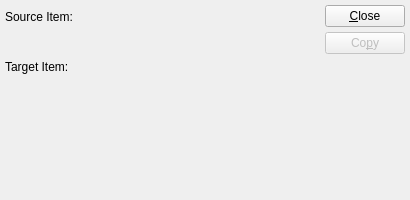
<ui version="4.0" >
 <author></author>
 <comment>This file is part of the xTuple ERP: PostBooks Edition, a free and
open source Enterprise Resource Planning software suite,
Copyright (c) 1999-2010 by OpenMFG LLC, d/b/a xTuple.
It is licensed to you under the Common Public Attribution License
version 1.0, the full text of which (including xTuple-specific Exhibits)
is available at www.xtuple.com/CPAL.  By using this software, you agree
to be bound by its terms.</comment>
 <exportmacro></exportmacro>
 <class>copyBOM</class>
 <widget class="QDialog" name="copyBOM" >
  <property name="geometry" >
   <rect>
    <x>0</x>
    <y>0</y>
    <width>410</width>
    <height>200</height>
   </rect>
  </property>
  <property name="windowTitle" >
   <string>Copy Bill of Materials</string>
  </property>
  <layout class="QVBoxLayout" >
   <property name="margin" >
    <number>5</number>
   </property>
   <property name="spacing" >
    <number>0</number>
   </property>
   <item>
    <layout class="QHBoxLayout" >
     <property name="margin" >
      <number>0</number>
     </property>
     <property name="spacing" >
      <number>3</number>
     </property>
     <item>
      <layout class="QVBoxLayout" >
       <property name="margin" >
        <number>0</number>
       </property>
       <property name="spacing" >
        <number>5</number>
       </property>
       <item>
        <layout class="QVBoxLayout" >
         <property name="margin" >
          <number>0</number>
         </property>
         <property name="spacing" >
          <number>0</number>
         </property>
         <item>
          <widget class="QLabel" name="_sourceItemLit" >
           <property name="text" >
            <string>Source Item:</string>
           </property>
          </widget>
         </item>
         <item>
          <widget class="ItemCluster" name="_source" />
         </item>
        </layout>
       </item>
       <item>
        <layout class="QVBoxLayout" >
         <property name="margin" >
          <number>0</number>
         </property>
         <property name="spacing" >
          <number>0</number>
         </property>
         <item>
          <widget class="QLabel" name="_targetItemLit" >
           <property name="text" >
            <string>Target Item:</string>
           </property>
          </widget>
         </item>
         <item>
          <widget class="ItemCluster" name="_target" />
         </item>
        </layout>
       </item>
      </layout>
     </item>
     <item>
      <spacer>
       <property name="orientation" >
        <enum>Qt::Horizontal</enum>
       </property>
       <property name="sizeType" >
        <enum>QSizePolicy::Expanding</enum>
       </property>
       <property name="sizeHint" >
        <size>
         <width>20</width>
         <height>20</height>
        </size>
       </property>
      </spacer>
     </item>
     <item>
      <layout class="QVBoxLayout" >
       <property name="margin" >
        <number>0</number>
       </property>
       <property name="spacing" >
        <number>5</number>
       </property>
       <item>
        <widget class="QPushButton" name="_close" >
         <property name="text" >
          <string>&amp;Close</string>
         </property>
        </widget>
       </item>
       <item>
        <widget class="QPushButton" name="_copy" >
         <property name="enabled" >
          <bool>false</bool>
         </property>
         <property name="text" >
          <string>Co&amp;py</string>
         </property>
         <property name="autoDefault" >
          <bool>true</bool>
         </property>
         <property name="default" >
          <bool>true</bool>
         </property>
        </widget>
       </item>
       <item>
        <spacer>
         <property name="orientation" >
          <enum>Qt::Vertical</enum>
         </property>
         <property name="sizeHint" >
          <size>
           <width>20</width>
           <height>20</height>
          </size>
         </property>
        </spacer>
       </item>
      </layout>
     </item>
    </layout>
   </item>
   <item>
    <spacer>
     <property name="orientation" >
      <enum>Qt::Vertical</enum>
     </property>
     <property name="sizeType" >
      <enum>QSizePolicy::Expanding</enum>
     </property>
     <property name="sizeHint" >
      <size>
       <width>20</width>
       <height>20</height>
      </size>
     </property>
    </spacer>
   </item>
  </layout>
 </widget>
 <layoutdefault spacing="6" margin="11" />
 <pixmapfunction>qPixmapFromMimeSource</pixmapfunction>
 <customwidgets>
  <customwidget>
   <class>ItemCluster</class>
   <extends>QWidget</extends>
   <header>itemcluster.h</header>
   <container>1</container>
   <pixmap></pixmap>
  </customwidget>
 </customwidgets>
 <tabstops>
  <tabstop>_source</tabstop>
  <tabstop>_target</tabstop>
  <tabstop>_copy</tabstop>
  <tabstop>_close</tabstop>
 </tabstops>
 <includes/>
 <resources/>
 <connections>
  <connection>
   <sender>_close</sender>
   <signal>clicked()</signal>
   <receiver>copyBOM</receiver>
   <slot>reject()</slot>
   <hints>
    <hint type="sourcelabel" >
     <x>20</x>
     <y>20</y>
    </hint>
    <hint type="destinationlabel" >
     <x>20</x>
     <y>20</y>
    </hint>
   </hints>
  </connection>
 </connections>
</ui>
